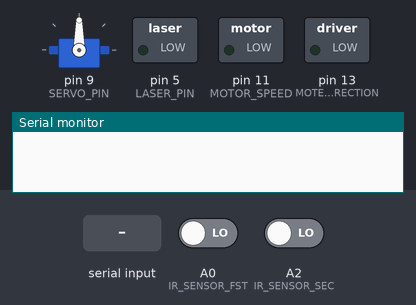
This sketch was run on a simulated Arduino Uno, built with avr-gcc and run on an emulated ATmega328P. On the bench: servo, switched loads named in the sketch (green lamp = pin HIGH), the last lines printed to the serial monitor. The test bench sets the inputs (shaded band); at power-on: A0 (IR_SENSOR_FST) LOW, A2 (IR_SENSOR_SEC) LOW.

Above: at 1.2 s.
1.3 s: "go\n" received over Serial
At 3.1 s:
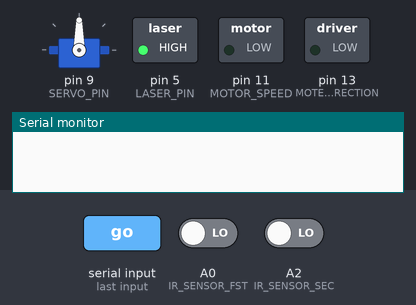
6.8 s: "stop\n" received over Serial
At 8.1 s:
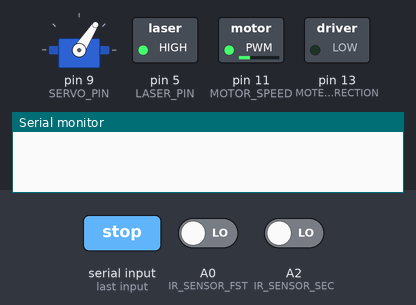
At 9.7 s:
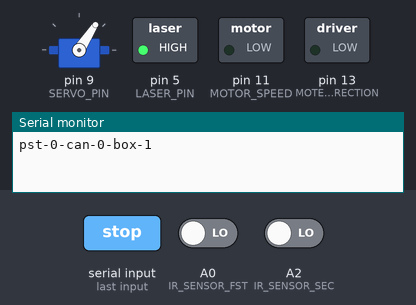
Timing chart, 0 to 11.2 s (numbered marks = the images above; inputs shaded):
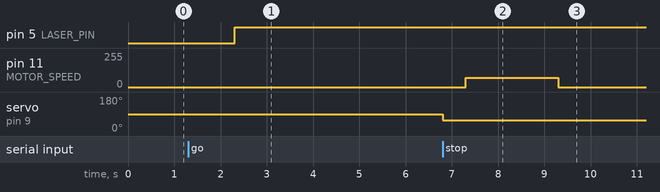

The sketch:

Arduino_recycling.ino
```cpp
#include <Servo.h>
#define IR_SENSOR_FST A0      // 조도센서 영역 IR 센서
#define IR_SENSOR_SEC A2      // 금속 탐지 센서 영역 IR 센서
#define LIGHT_SENSOR A1       // 조도 센서를 연결한 핀
#define METAL_SENSOR A3       // 금속 탐지 센서를 연결한 핀
#define MOTOR_SPEED 11
#define MOTER_DIRECTION 13
#define SERVO_PIN 9
#define LASER_PIN 5
#define POS_BOX 57  // 종이 제품을 분류할 서보모터의 각도(1번째 상자)
#define POS_CAN 35   // 캔 제품을 분류할 서보모터의 각도(2번째 상자)
#define POS_PST 2    // 플라스틱 분류할 서보모터의 각도(3번째 상자)
Servo servo;

int first_ir_val;
int second_ir_val;
int speed_val = 70;
int light_val;
bool is_plastic = false;
String str;     // 시리얼 통신 입력값을 전역변수로 선언!

void setup() {
    Serial.begin(9600);
    // Serial.println("Arduino starts!");
    pinMode(MOTER_DIRECTION, OUTPUT);       // dc모터의 방향을 제어하는 핀을 output으로 설정
    pinMode(LASER_PIN, OUTPUT);             // 레이저핀을 pinmode_OUTPUT으로 지정
    pinMode(LIGHT_SENSOR, INPUT);           // 조도 센서 핀을 INPUT으로 지정
    pinMode(METAL_SENSOR, INPUT);           // 금속 탐지 센서 핀을 INPUT으로 지정
    pinMode(IR_SENSOR_FST, INPUT);          // 적외선 센서 핀을 pinmode_INPUT으로 지정
    pinMode(IR_SENSOR_SEC, INPUT);          // 적외선 센서 핀을 pinmode_INPUT으로 지정
    digitalWrite(MOTER_DIRECTION, LOW);     // 방향은 전진. 의도한 방향과 반대일 경우 HIGH -> LOW로 변경
    servo.attach(SERVO_PIN);                // 서보모터 초기화
}

void loop() {
  if (Serial.available() > 0) {
    str = Serial.readStringUntil('\n');
  }

  if (str == "go") {
    servoWork(90);
    dcWork();
    digitalWrite(LASER_PIN, HIGH);                // 레이저 센서 켜기
    first_ir_val = digitalRead(IR_SENSOR_FST);    // 적외선 센서
    second_ir_val = digitalRead(IR_SENSOR_SEC);   // 적외선 센서

    // DB에 맞추기 위해 매번 초기화 해주는 걸로 바꾸기
    int pst_count = 0;
    int box_count = 0;
    int can_count = 0;

    // 첫 번째 검사대에서 조도센서로 플라스틱과 종이/캔 분류
    if (first_ir_val == LOW) {
      is_plastic = false;
      // Serial.println("detected 1");
      dcStop();
      // 조도 센서
      light_val = analogRead(LIGHT_SENSOR);

      // 플라스틱이면
      if (light_val > 900) {
        // Serial.println("plastic");
        delay(1000);
        is_plastic = true;
      }
      // 종이/캔이면
      else {
        // Serial.println("Not plastic!");
        delay(1000);
      }
      dcWork();
    }

    // 두 번째 검사대에서 조도센서로 종이/캔 분류 및 물체별 서보모터 동작
    if (second_ir_val == LOW) {
      // Serial.println("detected 2");
      dcStop();
      // 금속 감지 센서
      float metal = analogRead(METAL_SENSOR);

      // 캔인 경우
      if (metal < 500) {
        // Serial.println("can");
        // delay(1000);
        servoWork(POS_CAN);
        can_count += 1;
      }
      // 플라스틱인 경우
      else if(is_plastic) {
          // Serial.println("plastic");
          // Serial.println(is_plastic);
          // delay(1000);
          servoWork(POS_PST);
          pst_count += 1;
      }
      // 종이인 경우
      else {
        // Serial.println("box");
        // Serial.println(is_plastic);
        // delay(1000);
        servoWork(POS_BOX);
        box_count += 1;
      }
      dcWork();
      delay(2000);    // 서보모터 초기화까지의 시간을 벌기 위함
      Serial.print("pst-");
      Serial.print(pst_count);
      Serial.print("-");
      Serial.print("can-");
      Serial.print(can_count);
      Serial.print("-");
      Serial.print("box-");
      Serial.print(box_count);
    }
  }

  else if (str == "stop") {
    dcStop();
  }
}

void dcWork() {
  digitalWrite(MOTER_DIRECTION, LOW);
  analogWrite(MOTOR_SPEED, speed_val);    // 레일 작동 시작
}

void dcStop() {
  analogWrite(MOTOR_SPEED, 0);            // 레일 작동 중지
  delay(1500);
}

// [!] 이 함수 안에 detach() 쓰면 DC 동작 안 함!
void servoWork(int box) {
  delay(500);
  // servo.attach(SERVO_PIN);
  servo.write(box);
  delay(500);
}
```

Measured:
- after the input at 1.3 s, pin 5 (LASER_PIN): LOW → HIGH after 1.0 s
- after the input at 6.8 s, servo on pin 9 (SERVO_PIN): goes on until 6.8 s, then stays 57°
